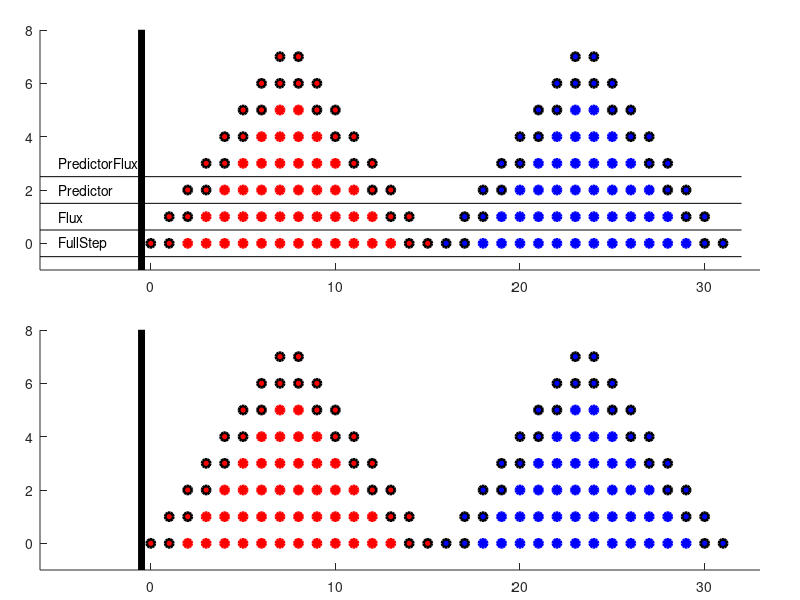

MATLAB code for this plot: (Note: this script raises an error after producing the figure.)
clear
clc
close all

%Full Triangle with tier type.  Problem with full triangle, folding.
%Solution, cut out flux parts.  Proceed as before.
%Triangle to flat and back.  Maybe use numbers.

tpb = 16;
clr = {'r','b'};
index = 1:tpb;
pos_top = [.05, .55, .9, .4];
pos_bottom = [.05, .05, .9, .4];

ax_top = subplot('position',pos_top);
ax_bottom = subplot('position',pos_bottom);

for k = 1:tpb/2
    for n = 1:2
        for a = k:(tpb+1)-k
            subplot(ax_top)
            hold on
            g = a+(n-1)*tpb-1;
            h = plot(g,k-1,strcat('o',clr{n}),'MarkerFaceColor',clr{n},'LineWidth',2);
            if a<(k+2) || a>(tpb-(k+1))
                set(h,'MarkerEdgeColor','k')
            end
        
            subplot(ax_bottom)
            hold on
            g = a+(n-1)*tpb-1;
            h = plot(g,k-1,strcat('o',clr{n}),'MarkerFaceColor',clr{n},'LineWidth',2);
            if a<(k+2) || a>(tpb-(k+1))
                set(h,'MarkerEdgeColor','k')
            end
        end
    end
end

subplot(ax_top)
text(-5,0,'FullStep')
text(-5,1,'Flux')
text(-5,2,'Predictor')
text(-5,3,'PredictorFlux')
xlim([-6,2*tpb+1])
ylim([-1,.5*tpb])
plot([-.5,-.5],[-1,2*tpb],'k','Linewidth',5)
for k = 0:3
    plot([-6,2*tpb],[k-.5,k-.5],'k')
end
subplot(ax_bottom)
xlim([-6,2*tpb+1])
ylim([-1,.5*tpb])
plot([-.5,-.5],[-1,2*tpb],'k','Linewidth',5)
x1 = [2,3,12,13,6:9];
y = [0,0,0,0,4,4,4,4];
hold on
plot(x1,y,'Xk','Markersize',15)
x2 = x1 + 2*(15-x1) +1; 
plot(x2,y,'Xk','Markersize',15)
% % some data with an awkward axis
%      plot(30:40,rand(1,11));
% % create a text annotation
%      ah=annotation('textbox');
% % ...and position it on the current axis
%      set(ah,'parent',gca);
%      set(ah,'position',[31 .1 3 .2]);

figure(2)
ax_top = subplot('position',pos_top);
ax_bottom = subplot('position',pos_bottom);


for k = 1:tpb/4
    for n = 1:2
        for a = 2*(k-1):((tpb-1)-2*(k-1))
            subplot(ax_top)
            hold on
            g = a+(n-1)*(tpb);
            h = plot(g,k-1,strcat('o',clr{n}),'MarkerFaceColor',clr{n},'LineWidth',2);
            if a<(2*(k-1)+4) || a>((tpb-1)-2*(k-1)-4)
                set(h,'MarkerEdgeColor','k')
            end
            subplot(ax_bottom)
            hold on
            g = a+(n-1)*(tpb);
            if a<(2*(k-1)+4) || a>((tpb-1)-2*(k-1)-4)
                h = plot(g,k-1,strcat('o',clr{n}),'MarkerFaceColor',clr{n},'LineWidth',2);
                set(h,'MarkerEdgeColor','k')
            end
        end
    end
end

base = tpb + 2;
ht = base/2;
ht2 = tpb/2;
circ = [4:11,20:27];
hold on
c = 1;
y = 1:4;
for k = ht2:-2:1
    for n = 1:2
        for a = k-1:(base-k)
            g = mod((a+(n-1)* tpb-1)-ht2,2*tpb);
            h = plot(g,y(c),strcat('o',clr{n}),'MarkerFaceColor',clr{n},'LineWidth',2);
            if k == 2 && sum(g == circ)> 0
                set(h,'MarkerEdgeColor','k')
            end
        end
    end
    c = c+1;
end

subplot(ax_top)
xlim([-6,2*tpb+1])
ylim([-1,.5*tpb])
plot([-.5,-.5],[-1,2*tpb],'k','Linewidth',5)

subplot(ax_bottom)
xlim([-6,2*tpb+1])
ylim([-1,.5*tpb])
plot([-.5,-.5],[-1,2*tpb],'k','Linewidth',5)
y = 5:8;
c = 1;
for k = 2:tpb/4
    for n = 1:2
        for a = 2*(k-1):((tpb-1)-2*(k-1))
            g = mod((a+(n-1)* tpb-1)-ht2+1,2*tpb);
            h = plot(g,y(c),strcat('o',clr{n}),'MarkerFaceColor',clr{n},'LineWidth',2);
            if a<(2*(k-1)+4) || a>((tpb-1)-2*(k-1)-4)
                set(h,'MarkerEdgeColor','k')
            end
        end
    end
    c = c+1;
end
